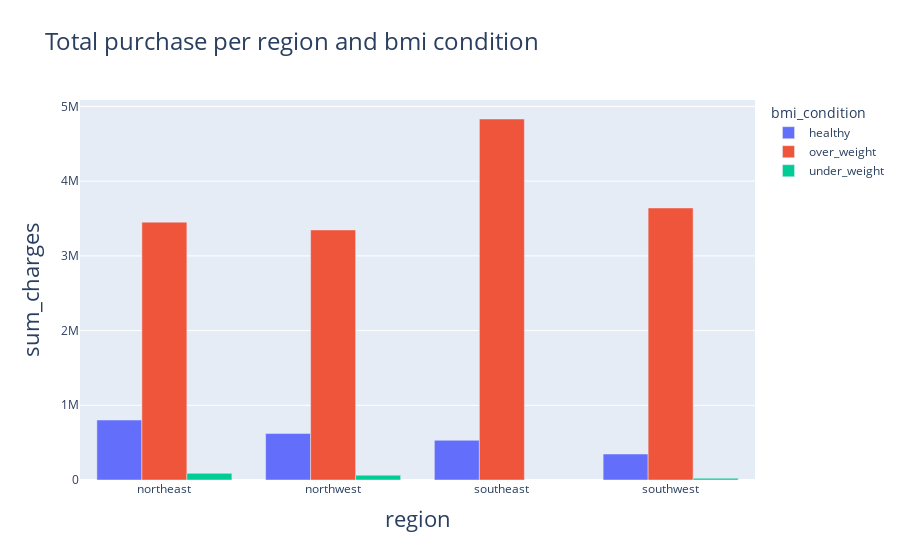

Source (notebook cell):
### Code cell
plt.figure(figsize=(12, 12)) 
fig = px.bar(bmi_total_clients_charges, x="region", y="sum_charges", color="bmi_condition", barmode="group", title="Total purchase per region and bmi condition")
fig.update_xaxes(title_font=dict(size=22))  # Change x-axis label font size for all subplots
fig.update_yaxes(title_font=dict(size=22))  # Change y-axis label font size for all subplots

fig.update_xaxes(title_font=dict(size=22))  # Change x-axis label font size for all subplots
fig.update_yaxes(title_font=dict(size=22))  # Change y-axis label font size for all subplots

fig.update_layout(
    title_font=dict(size=24),  )
fig.show()

### Figure 1 — Plotly figure (JSON) as saved in the notebook; plotly's stock layout.template omitted (floating-point values rounded to 4 significant figures)
{"data": [{"alignmentgroup": "True", "hovertemplate": "bmi_condition=healthy<br>region=%{x}<br>sum_charges=%{y}<extra></extra>", "legendgroup": "healthy", "marker": {"color": "#636efa", "pattern": {"shape": ""}}, "name": "healthy", "offsetgroup": "healthy", "orientation": "v", "showlegend": true, "textposition": "auto", "type": "bar", "x": ["northeast", "northwest", "southeast", "southwest"], "xaxis": "x", "y": [802900.0, 622000.0, 531500.0, 347800.0], "yaxis": "y"}, {"alignmentgroup": "True", "hovertemplate": "bmi_condition=over_weight<br>region=%{x}<br>sum_charges=%{y}<extra></extra>", "legendgroup": "over_weight", "marker": {"color": "#EF553B", "pattern": {"shape": ""}}, "name": "over_weight", "offsetgroup": "over_weight", "orientation": "v", "showlegend": true, "textposition": "auto", "type": "bar", "x": ["northeast", "northwest", "southeast", "southwest"], "xaxis": "x", "y": [3452000.0, 3347000.0, 4832000.0, 3642000.0], "yaxis": "y"}, {"alignmentgroup": "True", "hovertemplate": "bmi_condition=under_weight<br>region=%{x}<br>sum_charges=%{y}<extra></extra>", "legendgroup": "under_weight", "marker": {"color": "#00cc96", "pattern": {"shape": ""}}, "name": "under_weight", "offsetgroup": "under_weight", "orientation": "v", "showlegend": true, "textposition": "auto", "type": "bar", "x": ["northeast", "northwest", "southwest"], "xaxis": "x", "y": [89140.0, 64560.0, 23340.0], "yaxis": "y"}], "layout": {"barmode": "group", "legend": {"title": {"text": "bmi_condition"}, "tracegroupgap": 0}, "title": {"font": {"size": 24}, "text": "Total purchase per region and bmi condition"}, "xaxis": {"anchor": "y", "domain": [0, 1], "title": {"font": {"size": 22}, "text": "region"}}, "yaxis": {"anchor": "x", "domain": [0, 1], "title": {"font": {"size": 22}, "text": "sum_charges"}}}}
